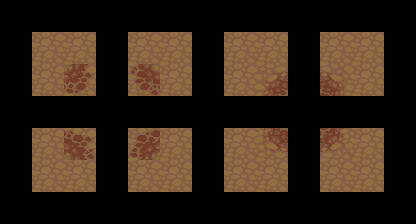

A level layout from a 2D game, rendered from its tile map. Below: a short description, then the map file with tile-grid data replaced by summaries:
An orthogonal 13x7 tile map with 32x32 px tiles, 3 tile layers (regions, input_set, output_dirt2).

<map version="1.0" orientation="orthogonal" width="13" height="7" tilewidth="32" tileheight="32">
 <properties>
  <property name="AutomappingRadius" value="1" />
 </properties>
 <tileset firstgid="1" name="dirt2" tilewidth="32" tileheight="32">
  <image source="../../img/dirt2.png" width="96" height="192" />
 </tileset>
 <layer name="regions" width="13" height="7">
  <data>[91 cells, 32 non-empty, 1 distinct tile ids]</data>
 </layer>
 <layer name="input_set" width="13" height="7">
  <data>[91 cells, 16 non-empty, 1 distinct tile ids]</data>
 </layer>
 <layer name="output_dirt2" width="13" height="7">
  <data>[91 cells, 8 non-empty, 8 distinct tile ids]</data>
 </layer>
</map>
